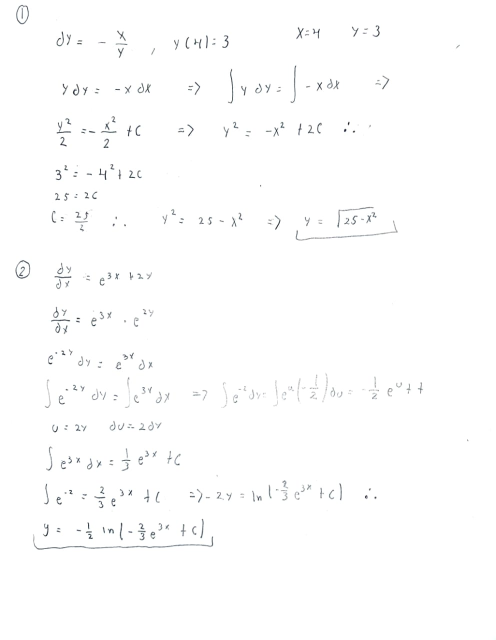
#> input picture Ejercicio 1 y 2.jpeg, 992 x 1280 px (shown at 1/2 size)
$ jupyter execute Resolucion.ipynb
#> lines starting #> are read from the running program, lines starting #| are printed output that depends on the picture
# Ejercicio 1

### **1. Ecuación diferencial:**
La ecuación original es:

$$
\frac{dy}{dx} = -\frac{x}{y}
$$

Este es el punto de partida. Es una ecuación diferencial que relaciona las derivadas de \( y \) con respecto a \( x \) y se puede resolver usando el método de separación de variables.

---

### **2. Separación de variables:**
El objetivo en este paso es reorganizar la ecuación para que las variables \( y \) y \( x \) queden en lados opuestos. Lo que hice fue multiplicar ambos lados de la ecuación por \( y \, dx \):

$$
y \, dy = -x \, dx
$$

Esto me permite separar las variables $( y ) y ( x )$, de manera que ahora están listas para integrar por separado.

---

### **3. Integración:**
Con las variables separadas, ahora integramos ambos lados:

$$
\int y \, dy = \int -x \, dx
$$

La integral de $( y , dy )$ es $( \frac{y^2}{2} )$, y la integral de $( -x , dx )$ es $( -\frac{x^2}{2} )$, añadiendo una constante $( C )$ de integración:

$$
\frac{y^2}{2} = -\frac{x^2}{2} + C
$$

Este paso es esencial para llegar a una solución general de la ecuación diferencial.

---

### **4. Multiplicación por 2:**
Para simplificar, multiplicamos ambos lados de la ecuación por 2 para eliminar los denominadores:

$$
y^2 = -x^2 + 2C
$$

Ahora la ecuación es más sencilla de manejar.

---

### **5. Aplicación de la condición inicial \( y(4) = 3 \):**
En este paso, aplicamos la condición inicial dada \( y(4) = 3 \). Esto significa que cuando \( x = 4 \), \( y = 3 \). Sustituimos estos valores en la ecuación:

$$
3^2 = -(4^2) + 2C
$$

Esto se convierte en:

$$
9 = -16 + 2C
$$

Resolviendo para \( C \):

$$
9 + 16 = 2C
$$

$$
25 = 2C
$$

$$
C = \frac{25}{2}
$$

Aquí encontramos el valor de la constante de integración \( C \), lo cual nos ayudará a obtener la solución particular de la ecuación.

---

### **6. Sustitución de \( C \) en la solución general:**
Con \( C = \frac{25}{2} \), sustituimos este valor en la solución general que obtuvimos en el paso 4:

$$
y^2 = -x^2 + 25
$$

---

### **7. Solución final:**
Finalmente, tenemos la ecuación:

$$
y^2 = 25 - x^2
$$

Si despejamos \( y \), obtenemos:

$$
y = \pm \sqrt{25 - x^2}
$$

Esta es la solución particular de la ecuación diferencial con la condición inicial \( y(4) = 3 \).

---

# Ejercicio 2

# Dada la ecuación diferencial:

\begin{equation}
\frac{dy}{dx} = e^{3x + 2y}
\end{equation}

# 1. Separación de variables

Para separar las variables, reescribimos la ecuación utilizando las propiedades de los exponentes:

\begin{equation}
\frac{dy}{dx} = e^{3x} \cdot e^{2y}
\end{equation}

Separando las variables \(x\) y \(y\):

\begin{equation}
e^{-2y} \, dy = e^{3x} \, dx
\end{equation}

---
# 2. Integración de ambos lados

Integramos ambos lados de la ecuación con respecto a sus respectivas variables:

\begin{equation}
\int e^{-2y} \, dy = \int e^{3x} \, dx
\end{equation}

Integral del lado izquierdo
Usamos la sustitución \( u = -2y \), \( du = -2 \, dy \):

\begin{equation}
\int e^{-2y} \, dy = \int e^{u} \left( -\frac{1}{2} \right) \, du = -\frac{1}{2} e^{u} + C = -\frac{1}{2} e^{-2y} + C
\end{equation}

Integral del lado derecho
La integral del lado derecho es directa:

\begin{equation}
\int e^{3x} \, dx = \frac{1}{3} e^{3x} + C
\end{equation}

---
# 3. Igualar ambas integrales

Igualamos las integrales obtenidas:

\begin{equation}
-\frac{1}{2} e^{-2y} = \frac{1}{3} e^{3x} + C
\end{equation}

---
# 4. Despejar la solución general

Multiplicamos ambos lados por \(-2\) para simplificar:

\begin{equation}
e^{-2y} = -\frac{2}{3} e^{3x} - 2C
\end{equation}

Renombramos la constante: \( -2C = C' \):

\begin{equation}
e^{-2y} = -\frac{2}{3} e^{3x} + C'
\end{equation}

Tomamos el logaritmo natural de ambos lados para despejar \(y\):

\begin{equation}
-2y = \ln\left( -\frac{2}{3} e^{3x} + C' \right)
\end{equation}

Finalmente, despejamos \(y\):

\begin{equation}
y = -\frac{1}{2} \ln\left( -\frac{2}{3} e^{3x} + C' \right)
\end{equation}

---
# 5. Solución general

La solución general de la ecuación diferencial es:

\begin{equation}
y = -\frac{1}{2} \ln\left( -\frac{2}{3} e^{3x} + C' \right)
\end{equation}

donde \( C' \) es una constante arbitraria.

---

# Ejercicio 3

# Dada la ecuación diferencial:

$$
x \frac{dy}{dx} + y = e^x
$$

Se nos pide resolverla usando el **método del factor integrante**.
## 1. Reescribir la ecuación en forma estándar

La ecuación está en la forma:

$$
\frac{dy}{dx} + \frac{1}{x} y = \frac{e^x}{x}
$$

---
Ahora está en una forma que podemos resolver usando un factor integrante.

## 2. Calcular el factor integrante
El factor integrante se calcula usando la siguiente fórmula:

$$
\mu(x) = e^{\int P(x) \, dx}
$$

Donde $$(P(x) = \frac{1}{x})$$ es el coeficiente que acompaña a $$( y )$$ en la ecuación diferencial.

Entonces:

$$
\mu(x) = e^{\int \frac{1}{x} \, dx} = e^{\ln|x|} = |x|
$$

Podemos asumir $$( \mu(x) = x )$$ ya que trabajamos en valores positivos de $$( x )$$

---
## 3. Multiplicar toda la ecuación por el factor integrante

Multiplicamos ambos lados de la ecuación original por \( x \):

$$
x \frac{dy}{dx} + y = e^x
$$

Esta expresión se convierte en:

$$
\frac{d}{dx}(x y) = e^x
$$

---
## 4. Integrar ambos lados

Ahora integramos ambos lados con respecto a \( x \):

$$
x y = \int e^x \, dx = e^x + C
$$

---
## 5. Despejar \( y \)

Finalmente, despejamos \( y \):

$$
y = \frac{e^x + C}{x}
$$

## Solución final

La solución general de la ecuación diferencial es:

$$
y(x) = \frac{e^x + C}{x}
$$

Donde \( C \) es la constante de integración.

# Ejercicios A mano

[cell 1]
from PIL import Image
from IPython.display import display

# Cargar la imagen
img = Image.open('Ejercicio 1 y 2.jpeg')
#> img is the input picture: PIL image 992x1280 RGB; mean R, G, B 253.2, 253.3, 253.3

# Redimensionar la imagen (por ejemplo, a 200x200 píxeles)
img_resized = img.resize((400, 500))
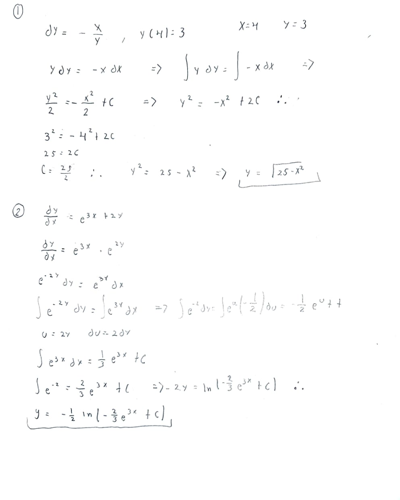
#> img_resized: PIL image 400x500 RGB; mean R, G, B 253.2, 253.2, 253.3

# Mostrar la imagen redimensionada
display(img_resized)

[cell 2]
from PIL import Image
from IPython.display import display

# Cargar la imagen
img = Image.open('Ejercicio 3.jpeg')
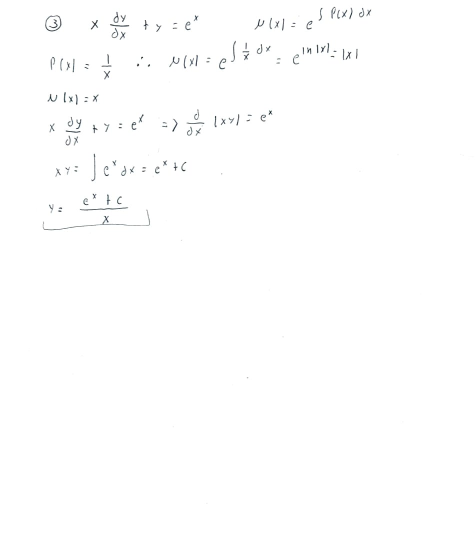
#> input picture Ejercicio 3.jpeg, 950 x 1066 px (shown at 1/2 size)
#> img is the input picture: PIL image 950x1066 RGB; mean R, G, B 253.9, 254, 254

# Redimensionar la imagen (por ejemplo, a 200x200 píxeles)
img_resized = img.resize((400, 500))
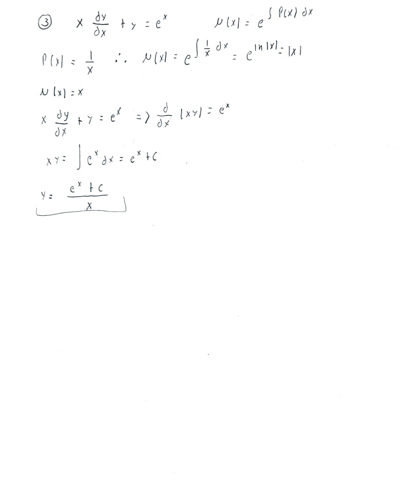
#> img_resized: PIL image 400x500 RGB; mean R, G, B 253.9, 253.9, 253.9

# Mostrar la imagen redimensionada
display(img_resized)
